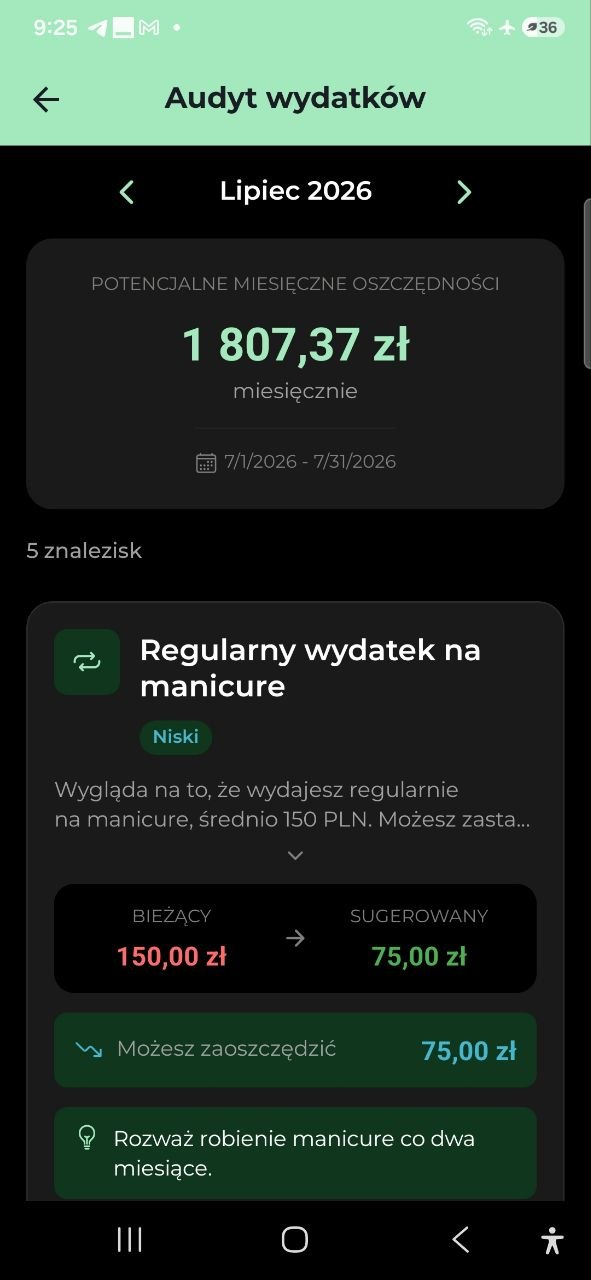
#> input picture docs/marketing/creatives/fat-finder/photo_6_2026-08-06_11-24-49.jpg, 591 x 1280 px
$ python build_fat_finder_reel.py ../creatives/nvidia-cert-post-pl.png
#> lines starting #> are read from the running program, lines starting #| are printed output that depends on the picture
# -*- coding: utf-8 -*-
"""
Animated reel (MP4 + GIF) for the Fat Finder / "Audyt wydatkow" feature in
AI Budget Assistant (an AI audit of last month's spending: where the money
leaks, how much of it you could keep, and the receipts behind each finding).
Four phone screenshots cycle inside a phone bezel with vertical-slide
transitions over the shared warm-dark gradient + orange glow.

Icon layout (matches gamification / analytics / antinflation style):
  - Top right : app icon with orange ring
  - Bottom    : MICODE badge + mi-code.pl

Scene order (narrative: total -> biggest single saving -> hidden rise -> proof):
    0. hero     — Audyt: "Potencjalne miesieczne oszczednosci 1 807,37 zl", 5 znalezisk
    1. rent     — "Wysoki wydatek na mieszkanie" 4 350 -> 3 375, mozesz zaoszczedzic 975 zl
    2. clothes  — "Wydatki na ubrania wzrosly" +813%, 321,53 -> 100
    3. proof    — "Powiazane wydatki": lista paragonow z Biedronki pod znaleziskiem

Outputs in docs/marketing/creatives/fat-finder/renders/pl/:
    fat-finder-reel.mp4       1080x1920, 30fps
    fat-finder-reel.gif       600x1067
    fat-finder-reel-4x5.mp4
    fat-finder-reel-4x5.gif

Usage:
    python build_fat_finder_reel.py               # gif 9:16
    python build_fat_finder_reel.py mp4
    python build_fat_finder_reel.py both
    python build_fat_finder_reel.py both 4:5
"""
import os, sys, subprocess
import numpy as np
from PIL import Image, ImageDraw, ImageFont, ImageFilter
import imageio.v2 as imageio

SCRIPT_DIR = os.path.dirname(os.path.abspath(__file__))
MK    = os.path.dirname(SCRIPT_DIR)
OUT   = os.path.join(MK, "creatives", "fat-finder", "renders")
BADGE = os.path.join(MK, "assets", "micode-badge.png")
ICON  = os.path.join(MK, "..", "..", "apps", "mobile", "assets", "icon.png")

FF_DIR = os.path.join(MK, "creatives", "fat-finder")
SRC = [
    os.path.join(FF_DIR, "photo_6_2026-08-06_11-24-49.jpg"),  # hero: 1 807,37 zl + 5 znalezisk
    os.path.join(FF_DIR, "photo_4_2026-08-06_11-24-49.jpg"),  # mieszkanie: -975 zl
    os.path.join(FF_DIR, "photo_5_2026-08-06_11-24-49.jpg"),  # ubrania: +813%
    os.path.join(FF_DIR, "photo_1_2026-08-06_11-24-49.jpg"),  # powiazane wydatki (dowody)
]

# ---------- design tokens ----------
W = 1080
HEAD_FONT = "C:/Windows/Fonts/segoeuib.ttf"
SEMI_FONT = "C:/Windows/Fonts/seguisb.ttf"
SUB_FONT  = "C:/Windows/Fonts/segoeui.ttf"
ORANGE = (245, 131, 42)
WHITE  = (250, 250, 252)
GREY   = (200, 203, 210)

PHASES = {
    "A": ("AUDYT WYDATKÓW",  "Gdzie uciekają\nTwoje pieniądze"),
    "B": ("KONKRETNE KWOTY", "Ile możesz\nzaoszczędzić"),
    "C": ("UKRYTE WZROSTY",  "Wydatki, które\nurosły po cichu"),
    "D": ("DOWODY W ŚRODKU", "Widzisz, z czego\nto wynika"),
}
SCENE_PHASE = ["A", "B", "C", "D"]
PILLS = ["Audyt AI", "Oszczędności", "Dowody"]
FOOTER_URL = "mi-code.pl"

FPS = 30
HOLD_S = 3.6
TRANS_S = 0.8
GIF_HOLD_MS = 3600

SUFFIX = {"9:16": "", "4:5": "-4x5"}

H = WIN_TOP = SCR_H = SCR_W = BEZEL = 0
L = {}


def set_aspect(aspect):
    global H, WIN_TOP, SCR_H, BEZEL, L
    if aspect == "4:5":
        H, WIN_TOP, SCR_H, BEZEL = 1344, 310, 770, 12
        L = dict(ey=44, eye_sz=28, ul_dy=42, head_sz=58, head_gap=72, head_step=68,
                 glow=(540, 490), pills_dy=20, pill_sz=24, pill_h=50, pill_padx=20, pill_gap=14,
                 badge_sz=66, badge_by=1190, url_dy=8, url_sz=22)
    else:
        H, WIN_TOP, SCR_H, BEZEL = 1920, 440, 1220, 14
        L = dict(ey=78, eye_sz=34, ul_dy=50, head_sz=82, head_gap=96, head_step=94,
                 glow=(540, 650), pills_dy=26, pill_sz=26, pill_h=54, pill_padx=24, pill_gap=16,
                 badge_sz=80, badge_by=1786, url_dy=10, url_sz=26)


def init_scr_w():
    global SCR_W
    img = Image.open(SRC[0])
#> img is the input picture: PIL image 591x1280 RGB; mean R, G, B 36.4, 48.3, 40.7
    SCR_W = round(SCR_H * img.width / img.height)
#> SCR_W = 563


# ---------- helpers ----------

def vgradient(c0, c1):
#> called with c0 = (44, 28, 15), c1 = (11, 11, 14)
    base = Image.new("RGB", (W, H), c0)
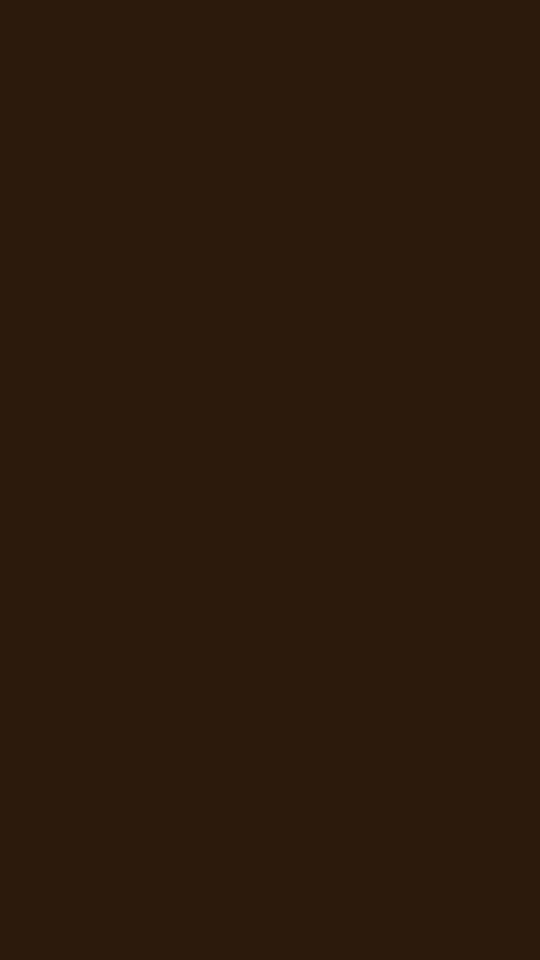
#> base: PIL image 1080x1920 RGB (shown at 1/2 size); mean R, G, B 44, 28, 15
    d = ImageDraw.Draw(base)
    for y in range(H):
        t = y / (H - 1)
        d.line([(0, y), (W, y)], fill=tuple(int(c0[i] + (c1[i]-c0[i])*t) for i in range(3)))
    return base.convert("RGBA")
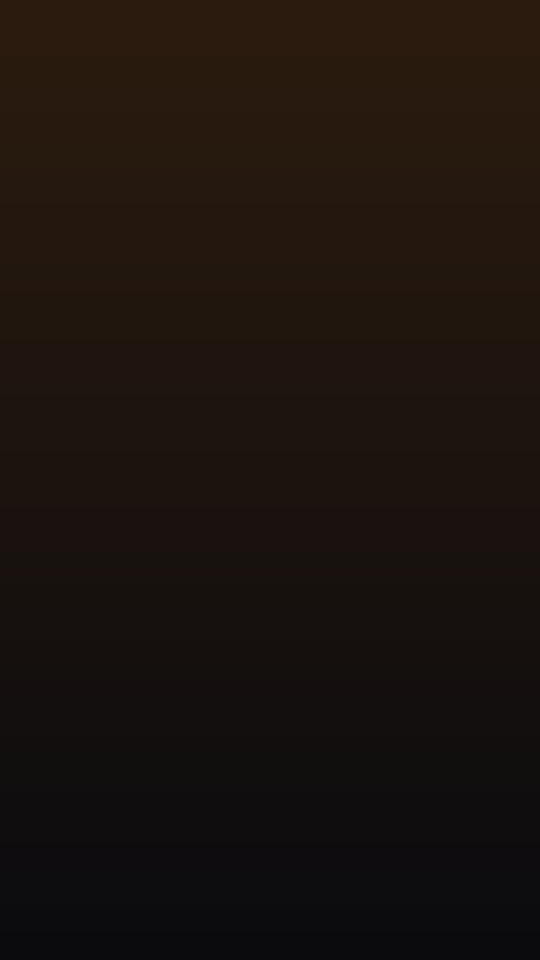
#> returned value: PIL image 1080x1920 RGBA (shown at 1/2 size); mean R, G, B, A 27, 19, 14, 255


def add_glow(canvas, center, radii, color, alpha, blur):
#> called with center = (540, 650), radii = (620, 580), color = (245, 131, 42), alpha = 140, blur = 200
    layer = Image.new("RGBA", (W, H), (0, 0, 0, 0))
#> layer: PIL image 1080x1920 RGBA; every value is 0
    cx, cy = center; rx, ry = radii
    ImageDraw.Draw(layer).ellipse([cx-rx, cy-ry, cx+rx, cy+ry], fill=color + (alpha,))
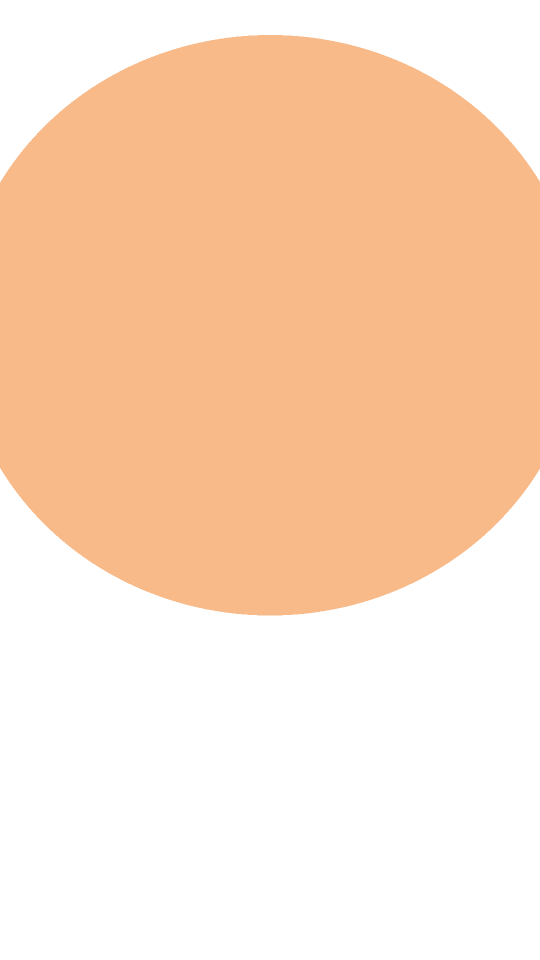
#> layer: PIL image 1080x1920 RGBA (shown at 1/2 size); mean R, G, B, A 126.3, 67.6, 21.7, 72.2; transparent parts drawn white
    return Image.alpha_composite(canvas, layer.filter(ImageFilter.GaussianBlur(blur)))
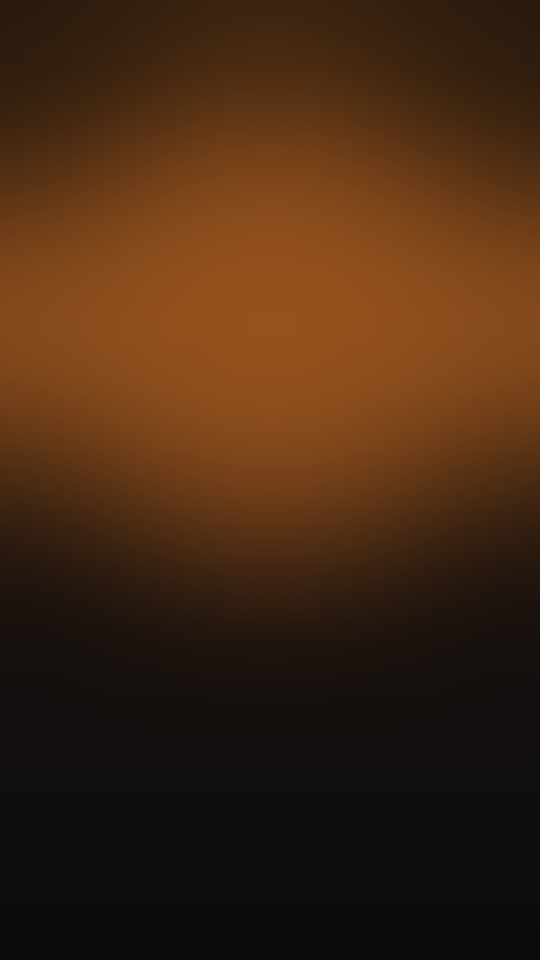
#> returned value: PIL image 1080x1920 RGBA (shown at 1/2 size); mean R, G, B, A 68.8, 40.2, 18.9, 255


# [6 lines left out: function circle_img, not called in this run]


def tw(draw, s, font):
    return draw.textlength(s, font=font)


def centered(img, y, s, font, fill):
    d = ImageDraw.Draw(img)
    d.text(((W - tw(d, s, font)) / 2, y), s, font=font, fill=fill)


# [31 lines left out: functions spaced, wrap_text, phone_rect, not called in this run]


def screen_origin():
    px, py, _, _ = phone_rect()
    return px + BEZEL, py + BEZEL


# ---------- background ----------

def build_bg():
    canvas = vgradient((44, 28, 15), (11, 11, 14))
    gx, gy = L["glow"]
    canvas = add_glow(canvas, (gx, gy), (620, 580), ORANGE, 140, 200)
    canvas = add_glow(canvas, (140, H - 360), (380, 360), (255, 80, 50), 46, 220)
#> call 2 of add_glow, with center = (140, 1560), radii = (380, 360), color = (255, 80, 50), alpha = 46, blur = 220
#> in add_glow (call 2), `ImageDraw.Draw(layer).ellipse([cx-rx, cy-ry, cx+rx, cy+ry], fill=color..`:
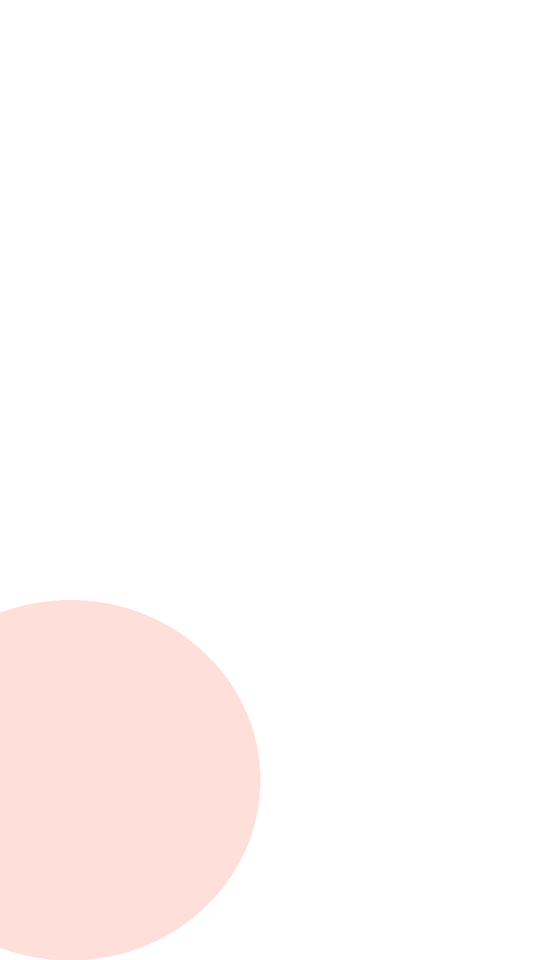
#> layer: PIL image 1080x1920 RGBA (shown at 1/2 size); mean R, G, B, A 38.7, 12.1, 7.6, 7; transparent parts drawn white
#> in add_glow (call 2), `return Image.alpha_composite(canvas, layer.filter(ImageFilter.Gaussian..`:
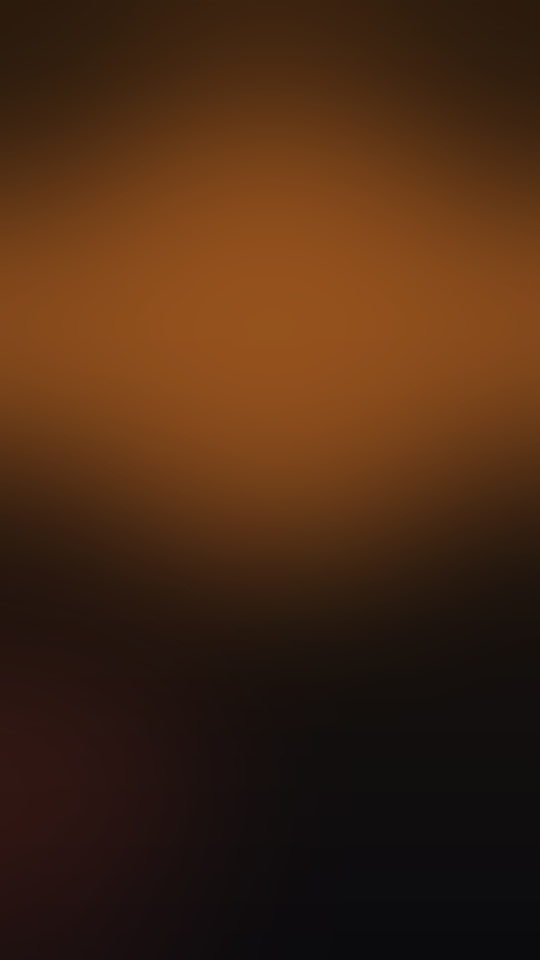
#> returned value: PIL image 1080x1920 RGBA (shown at 1/2 size); mean R, G, B, A 71.7, 40.8, 19.2, 255

    # top right: app icon with orange ring
    icon_sz = 92
#> (the run stopped early here; a loop or call above may not have finished)
